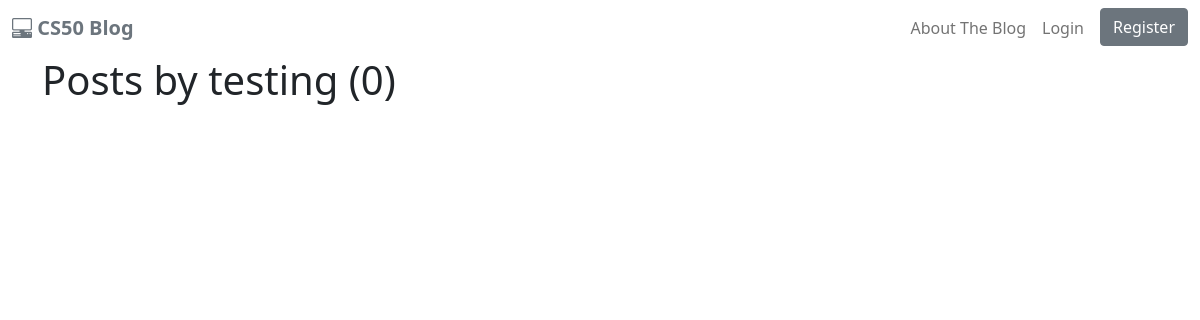
The app's page /user/testing, older data.
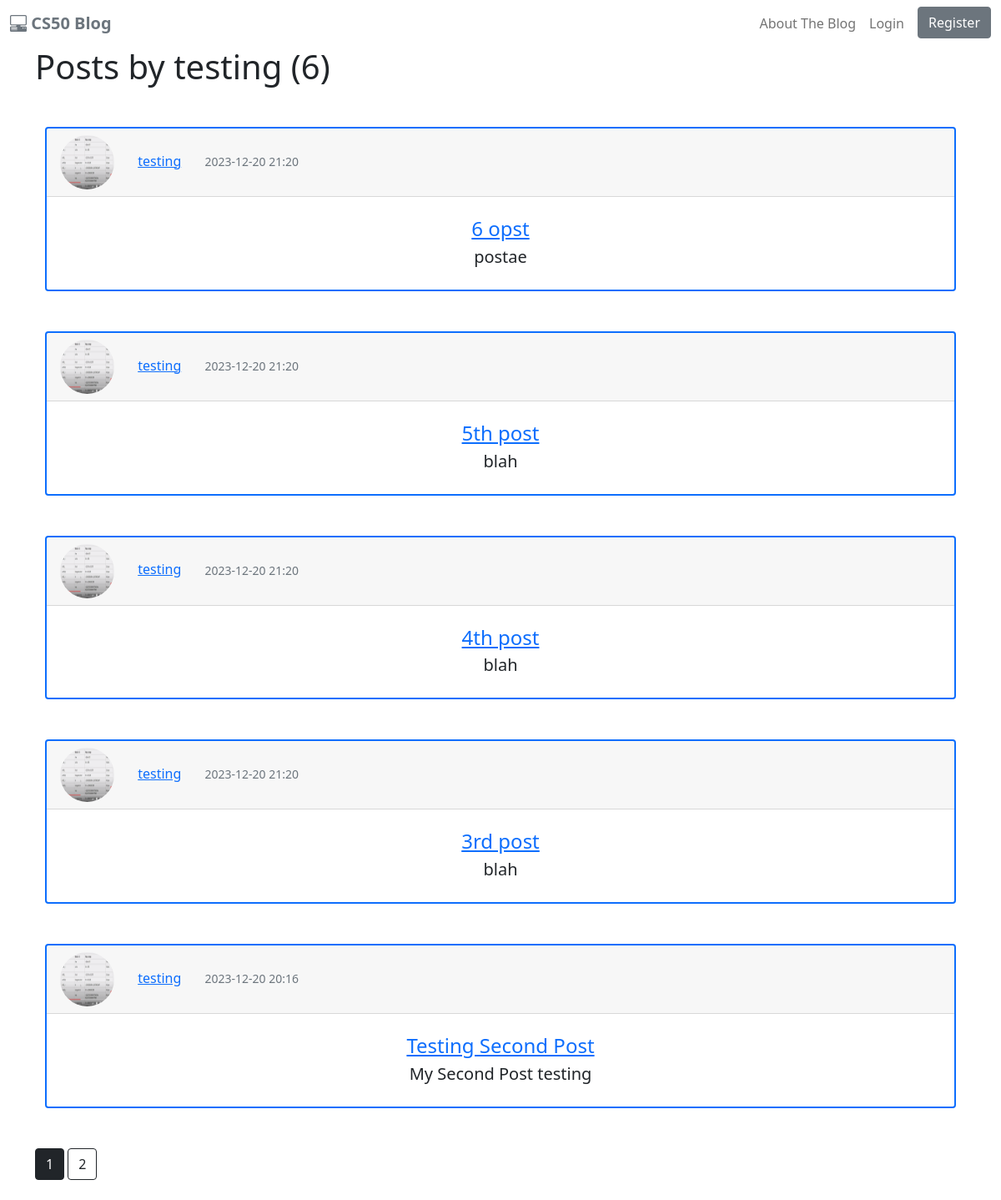
The same page, newer data.
### cs50blog/models.py (models this page shows, shortened)
class Post(db.Model):
    id = db.Column(db.Integer, primary_key=True)
    title = db.Column(db.String(120), nullable=False)
    date_posted = db.Column(db.DateTime, nullable=False, default=datetime.utcnow)
    content = db.Column(db.Text, nullable=False)
    user_id = db.Column(db.Integer, db.ForeignKey('user.id'), nullable=False)

class User(db.Model, UserMixin):
    id = db.Column(db.Integer, primary_key=True)
    username = db.Column(db.String(25), unique=True, nullable=False)
    email = db.Column(db.String(120), unique=True, nullable=False)
    image_file = db.Column(db.String(20), nullable=False, default='default.jpg')
    password = db.Column(db.String(25), nullable=False)
    posts = db.relationship('Post', backref='author', lazy=True)

### cs50blog/routes.py (the view)
@app.route("/user/<string:username>")
def user_posts(username):
    page = request.args.get('page', 1, type=int)
    user = User.query.filter_by(username=username).first_or_404()
    posts = Post.query.filter_by(author=user).order_by(Post.date_posted.desc()).paginate(page=page, per_page=5)
    return render_template("user_posts.html", posts=posts, user=user)

### cs50blog/templates/user_posts.html
{% extends "layout.html" %}
{% block main %}
    <h1 class="mb-3">Posts by {{ user.username }} ({{posts.total}})</h1>
    {% for post in posts.items %}
        <div class="container-lg my-5">
            <div class="card border-primary border-2">
                <div class="card-header text-primary">
                    <img src="{{ url_for('static', filename='profile_pics/' + post.author.image_file) }}" class="rounded-circle article-img">
                    <a href="{{ url_for('user_posts', username=post.author.username) }}" class="mx-4">{{ post.author.username }}</a>
                    <small class="text-muted">{{ post.date_posted.strftime('%Y-%m-%d  %H:%M') }}</small>
                </div>
                <div class="card-body text-center py-4">
                    <h4><a class="card-title" href="{{  url_for('post', post_id=post.id )}}">{{ post.title }}</a></h4>
                    <p class="lead card-subtitle">{{ post.content }}</p>
                </div>
            </div>
        </div>
    {% endfor %}
    {% for page_num in posts.iter_pages(left_edge=1, right_edge=1, left_current=1, right_current=2) %}
        {% if page_num %}
            {% if posts.page == page_num %}
                <a class="btn btn-dark mb-4" href="{{ url_for('user_posts', username=user.username, page=page_num) }}">{{ page_num }}</a>
            {% else %}
                <a class="btn btn-outline-dark mb-4" href="{{ url_for('user_posts', username=user.username, page=page_num) }}">{{ page_num }}</a>
            {% endif %}
        {% else %}
            ...
        {% endif %}
    {% endfor %}
{% endblock %}

Row changes from the older to the newer data that the page shows:
added Post: image_file (picture), author.username "testing", date_posted "2023-12-20 21:20", title "6 opst", content "postae"
added Post: image_file (picture), author.username "testing", date_posted "2023-12-20 21:20", title "5th post", content "blah"
added Post: image_file (picture), author.username "testing", date_posted "2023-12-20 21:20", title "4th post", content "blah"
added Post: image_file (picture), author.username "testing", date_posted "2023-12-20 21:20", title "3rd post", content "blah"
added Post: image_file (picture), author.username "testing", date_posted "2023-12-20 20:16", title "Testing Second Post", content "My Second Post testing"
Text that changed along with them:
{{ posts.total }}: "0" → "6"
new list line: "1"
new list line: "2"
